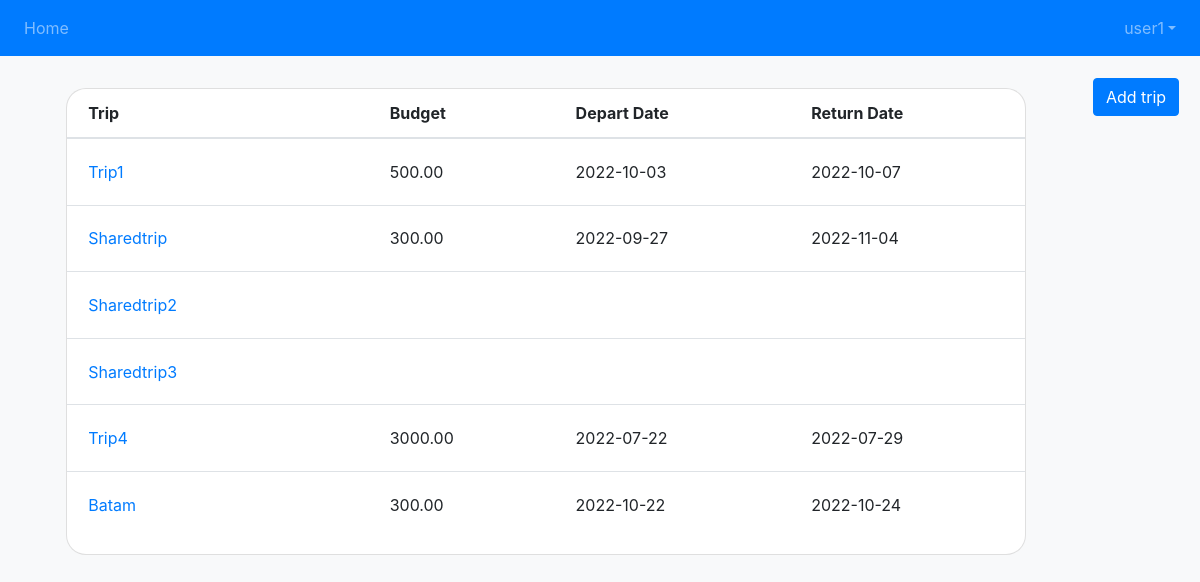
Page /trip (signed in) on the earlier database version.
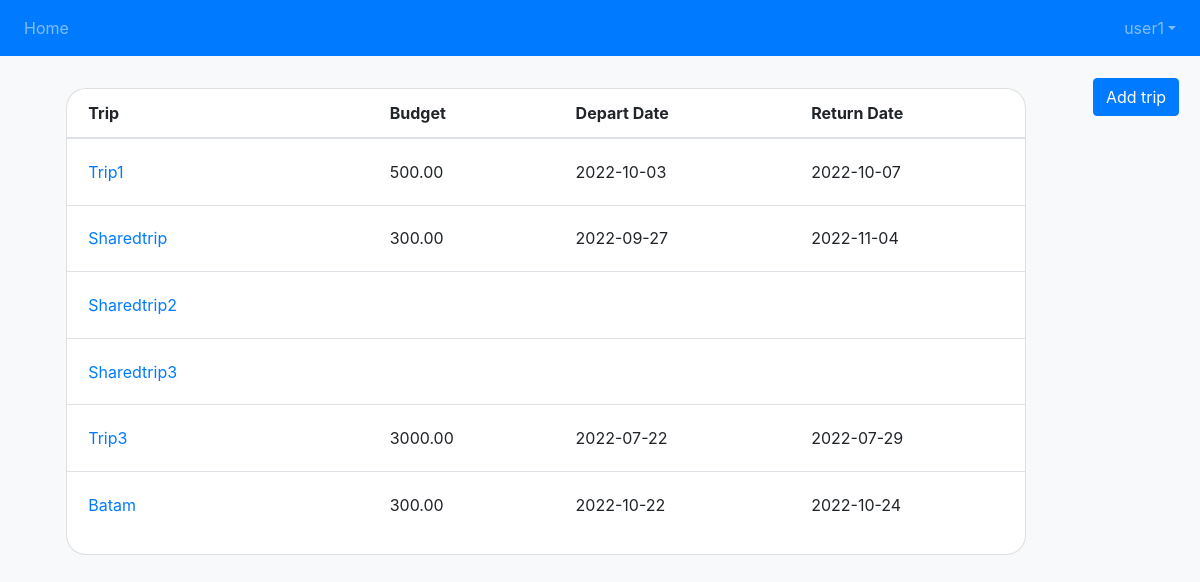
Same page on the later database version.
### tracker/models.py (models this page shows, shortened)
class Trip(models.Model):
    title = models.CharField(
            max_length=200,
            validators=[MinLengthValidator(2, "Title must be greater than 2 characters")]
    )
    budget = models.DecimalField(max_digits=100, decimal_places=2, null=True, blank=True)
    depart_date = models.DateField(null=True, blank=True)
    return_date = models.DateField(null=True, blank=True)
    groups = models.ManyToManyField(settings.AUTH_USER_MODEL, through='Group', related_name='trip_group')

### tracker/views.py (the view, shortened to what this page needs)
# urls.py: path('trip', views.TripListView.as_view(), name='trip_list'),
class TripListView(LoginRequiredMixin, ListView):
    template_name = 'tracker/trip_list.html'
    def get(self, request):
        trip_list = list()
        form = CreateTripForm()
        if request.user.is_authenticated:
            try:
                trip_list = Trip.objects.filter(groups__in=[request.user.id]) #Get all the trips thtat user has access to
            except:
                pass #If user has no trip, then pass in an empty list
        ctx = {'trip_list' : trip_list, 'form' : form}
        return render(request, self.template_name, ctx)

### tracker/templates/tracker/trip_list.html (shortened to what this page needs)
{% extends "base.html" %}
{% load static %}
{% block main_content %}
<div class="col py-3">
{% include "modal.html" %}
{% if trip_list %}
<div class="main-body card">
  <table class="table">
    <thead>
      <tr>
        <th scope="col">Trip</th>
        <th scope="col">Budget</th>
        <th scope="col">Depart Date</th>
        <th scope="col">Return Date</th>
      </tr>
    </thead>
    <tbody>
        {% for trip in trip_list %}
        <tr class="record">
            <td><a href="{% url 'tracker:trip_detail' trip.id %}"> {{trip.title}} </td>
            <td>{{trip.budget | default_if_none:""}}</td>
            <td>{{trip.depart_date | default_if_none:"" | date:"Y-m-d"}}</td>
            <td>{{trip.return_date | default_if_none:"" | date:"Y-m-d"}}</td>
        </tr>
      {% endfor %}
    </tbody>
  </table>
</div>
{% endif %}
{% endblock %}

Differences in the rows shown:
changed Trip: title "Trip4" → "Trip3"
